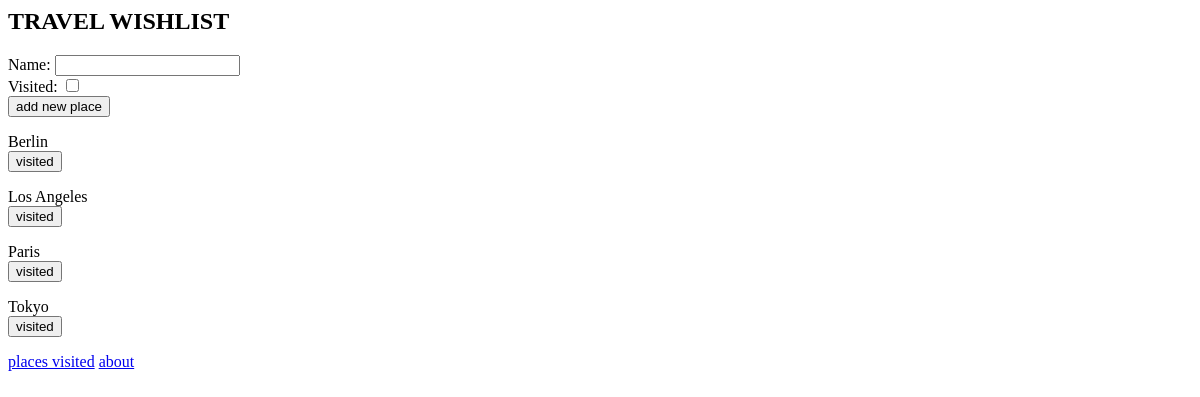
Before: / with the older database file.
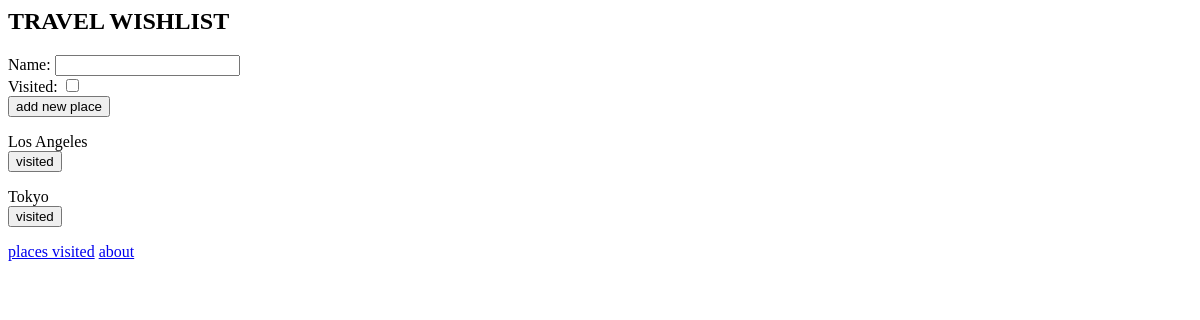
After: the same page with the newer database file.
### travel_wishlist/models.py (models this page shows, shortened)
class Place(models.Model):
    name = models.CharField(max_length=200)
    visited = models.BooleanField(default=False)

### travel_wishlist/views.py (the view)
# urls.py: path('', views.place_list, name='place_list'),
def place_list(request):
    if request.method == "POST":
        form = NewPlaceForm(request.POST)  # creating a form from data in the request
        place = form.save()  # creating a model object from form
        if form.is_valid():  # validation against db constraints
            place.save()  # saves place to db
            return redirect('place_list')  # reload homepage
    places = Place.objects.filter(visited=False).order_by('name')
    new_place_form = NewPlaceForm()  # used to create HTML
    return render(request, 'travel_wishlist/wishlist.html', {'places': places, 'new_place_form': new_place_form})

### travel_wishlist/forms.py
class NewPlaceForm(forms.ModelForm):
    class Meta:
        model = Place
        fields = ('name', 'visited')

### travel_wishlist/templates/travel_wishlist/wishlist.html (shortened to what this page needs)
<h2>TRAVEL WISHLIST</h2>
<form method="POST" action="{% url 'place_list' %}">
    {{ new_place_form }}
    <button type="sumbit">add new place</button>
</form>
{% for place in places %}
<div>
    {{ place.name }}
    <form method="POST" action="{% url 'place_was_visited' place.pk %}">
        <button>visited</button>
    </form>
</div>
{% empty %}
<p>you have no places in your wishlist</p>
{% endfor %}
<a href="{% url 'places_visited' %}">places visited</a>
<a href="{% url 'about'%}">about</a>

Changed rows visible on the page:
no longer on this page (row edited): Place: name "Berlin"
no longer on this page (row edited): Place: name "Paris"
